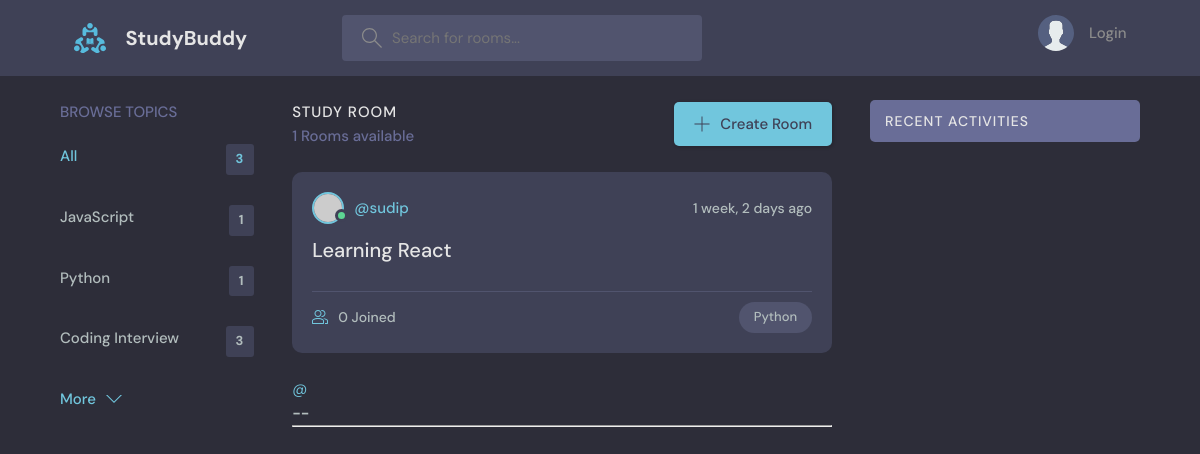
Screenshot of /?q=JavaScript with the database file from the repository.
### base/models.py (models this page shows, shortened)
class Topics(models.Model):
    name = models.CharField(max_length=200)

class Room(models.Model):
    host = models.ForeignKey(User, on_delete=models.SET_NULL, null=True)
    participants = models.ManyToManyField(
        User, related_name='participants', blank=True)
    topic = models.ForeignKey(Topics, on_delete=models.SET_NULL, null=True)
    name = models.CharField(max_length=200)
    description = models.TextField(null=True, blank=True)
    updated = models.DateTimeField(auto_now=True)
    created = models.DateTimeField(auto_now_add=True)
    class Meta:
        ordering = ['-updated', '-created']

### base/views.py (the view)
# urls.py: path('', views.home, name='home'),
def home(request):
    q = request.GET.get('q') if request.GET.get('q') != None else ''
    rooms = Room.objects.filter(Q(topic__name__icontains=q) |
                                Q(name__icontains=q)
                                )
    room_count = rooms.count()
    room_message = Message.objects.filter(Q(room__name__icontains=q))
    if q == '':
        rooms = Room.objects.all()
    topics = Topics.objects.all()
    context = {'rooms': rooms, 'topics': topics,
               'room_count': room_count, 'room_message': room_message}
    return render(request, 'base/home.html', context)

### base/templates/base/home.html (shortened to what this page needs)
{% extends 'main.html' %}
{% block content %}
    <main class="layout layout--3">
      <div class="container">
        {% include 'base/topics_component.html' %}
        <div class="roomList">
          <div class="roomList__header">
            <div>
              <h2>Study Room</h2>
              <p>{{room_count}} Rooms available</p>
            </div>
            <a class="btn btn--main" href="{% url 'create-room' %}">
              <svg version="1.1" xmlns="http://www.w3.org/2000/svg" width="32" height="32" viewBox="0 0 32 32">
                <title>add</title>
                <path
                  d="M16.943 0.943h-1.885v14.115h-14.115v1.885h14.115v14.115h1.885v-14.115h14.115v-1.885h-14.115v-14.115z"
                ></path>
              </svg>
              Create Room
            </a>
          </div>
          {% include 'base/feed_component.html' %}
        </div>
        {% include 'base/activity_component.html' %}
      </div>
    </main>
{% endblock %}

### base/templates/base/topics_component.html
<div class="topics">
    <div class="topics__header">
        <h2>Browse Topics</h2>
    </div>
    <ul class="topics__list">
        <li>
            <a href="{% url 'home' %}" class="active">All <span>{{topics.count}}</span></a>
        </li>
        {% for topic in topics %}
        <li>
            <a href="{% url 'home' %}?q={{topic.name}}">{{topic.name}} <span>{{topic.room_set.all.count}}</span></a>
        </li>
        {% endfor %}
    </ul>
    <a class="btn btn--link" href="{% url 'topics' %}">
        More
        <svg version="1.1" xmlns="http://www.w3.org/2000/svg" width="32" height="32" viewBox="0 0 32 32">
            <title>chevron-down</title>
            <path d="M16 21l-13-13h-3l16 16 16-16h-3l-13 13z"></path>
        </svg>
    </a>
</div>

### base/templates/base/feed_component.html (shortened to what this page needs)
{% for room in rooms %}
<div class="roomListRoom">
    <div class="roomListRoom__header">
        <a href="{% url 'user-profile' room.host.id %}" class="roomListRoom__author">
            <div class="avatar avatar--small active">
                <img src="https://randomuser.me/api/portraits/men/11.jpg" />
            </div>
            <span>@{{room.host.username}}</span>
        </a>
        <div class="roomListRoom__actions">
            <span>{{room.created|timesince}} ago</span>
        </div>
    </div>
    <div class="roomListRoom__content">
        <a href="{% url 'user-profile' room.host.id %}">{{room.name}}</a>
    </div>
    <div class="roomListRoom__meta">
        <a class="roomListRoom__joined">
            {{room.participants.all.count}} Joined
        </a>
        <p class="roomListRoom__topic">Python</p>
    </div>
</div>
{% endfor %}
<div>
    <a href="">@</a>
    <h5> {{room.id}} -- <a href="rooms/{{room.id}}">{{room.name}}</a></h5>
    <hr>
</div>

### static/styles/style.css (style rules this page uses)
:root { --color-main: #71c6dd; --color-main-light: #e1f6fb; --color-dark: #3f4156; --color-dark-medium: #51546e; --color-dark-light: #696d97; --color-light: #e5e5e5; --color-gray: #8b8b8b; --color-light-gray: #b2bdbd; --color-bg: #2d2d39; --color-success: #5dd693; --color-error: #fc4b0b; }
* { font-family: "DM Sans", -apple-system, BlinkMacSystemFont, "Segoe UI", Roboto, Oxygen, Ubuntu, Cantarell, "Open Sans", "Helvetica Neue", sans-serif; margin: 0; padding: 0; box-sizing: border-box; text-rendering: optimizeLegibility; font-size: inherit; }
html { font-size: 56.25%; }
@media only screen and (min-width: 1200px) { html { font-size: 62.5%; } }
body { line-height: 1.6; font-weight: 400; font-size: 1.5rem; color: var(--color-light-gray); background-color: var(--color-bg); min-height: 100vh; }
img { width: 100%; }
a { display: inline-block; color: var(--color-main); text-decoration: none; }
.container { max-width: 120rem; width: 90%; margin: auto; }
.btn { background-color: transparent; border: none; display: inline-flex; align-items: center; gap: 1rem; cursor: pointer; transition: all ease-in-out 0.3s; padding: 1rem 2rem; border-radius: 5px; box-shadow: 1px 1px 3px 1px rgba(0, 0, 0, 0.15); font-weight: 500; }
.btn--link { border-radius: 0; padding: 0; color: var(--color-main); box-shadow: none; }
.btn--main { background-color: var(--color-main); color: var(--color-dark); }
.btn > svg { fill: currentColor; width: 1.6rem; height: 1.6rem; }
.avatar { position: relative; display: inline-block; border-radius: 50%; border: 2px solid var(--color-main); }
.avatar img { display: block; border-radius: 50%; object-fit: cover; object-position: center; }
.avatar::after { content: ""; display: block; position: absolute; background-color: var(--color-gray); z-index: 111; border-radius: 50%; border: 0.3rem solid var(--color-dark); }
.avatar.active::after { background-color: var(--color-success); }
.avatar.avatar--small img { width: 2.8rem; height: 2.8rem; }
.avatar.avatar--small:after { width: 0.7rem; height: 0.7rem; bottom: 0px; right: -6px; }
.layout { margin-top: 2.4rem; }
.layout > .container { display: flex; justify-content: space-between; align-items: flex-start; }
.layout--3 > .container > div:first-child { flex-basis: 18%; max-width: 22.5rem; }
.layout--3 > .container > div:nth-child(2) { flex-basis: 50%; }
.topics__header { margin-bottom: 2rem; }
.topics__header h2 { text-transform: uppercase; font-weight: 500; color: var(--color-dark-light); }
.topics__list { list-style: none; }
.topics__list li a { display: flex; justify-content: space-between; margin-bottom: 3rem; font-weight: 500; color: var(--color-light-gray); transition: all 0.3s ease-in-out; }
.topics__list li a.active, .topics__list li a:hover { color: var(--color-main); }
.topics__list li a span { padding: 0.5rem 1rem; background-color: var(--color-dark); border-radius: 3px; font-size: 1.3rem; font-weight: 700; letter-spacing: 1px; }
.roomList__header { display: flex; justify-content: space-between; align-items: center; margin-bottom: 2.4rem; }
.roomList__header h2 { text-transform: uppercase; font-weight: 500; color: var(--color-light); letter-spacing: 1px; }
.roomList__header p { font-weight: 500; color: var(--color-dark-light); }
.roomListRoom { margin-bottom: 2.4rem; background-color: var(--color-dark); border-radius: 1rem; padding: 2rem; }
.roomListRoom__header { display: flex; justify-content: space-between; align-items: center; }
.roomListRoom__author { font-weight: 500; display: flex; align-items: center; gap: 1rem; }
.roomListRoom__actions { display: flex; align-items: flex-start; gap: 1rem; position: relative; }
.roomListRoom__actions span { font-size: 1.4rem; font-weight: 500; }
.roomListRoom__content { margin: 1rem 0; }
.roomListRoom__content a { font-size: 2rem; font-weight: 500; margin-bottom: 1.5rem; color: var(--color-light); transition: all 0.3s ease-in-out; }
.roomListRoom__meta { border-top: 1px solid var(--color-dark-medium); padding-top: 1rem; display: flex; align-items: center; justify-content: space-between; }
.roomListRoom__joined { color: var(--color-light-gray); display: flex; align-items: center; gap: 1rem; font-size: 1.4rem; font-weight: 500; }
.roomListRoom__joined svg { fill: var(--color-main); width: 1.6rem; height: 1.6rem; }
.roomListRoom__topic { padding: 5px 1.5rem; background-color: var(--color-dark-medium); border-radius: 5rem; font-weight: 500; font-size: 1.3rem; }

### rows the page displays
Topics: name "JavaScript", room_set.all.count "1"
Topics: name "Python", room_set.all.count "1"
Topics: name "Coding Interview", room_set.all.count "3"
Room: host.username "sudip", created "1 week, 2 days", name "Learning React", participants.all.count "0"

### other values shown
{{ topics.count }} "3"
{{ room_count }} "1"
